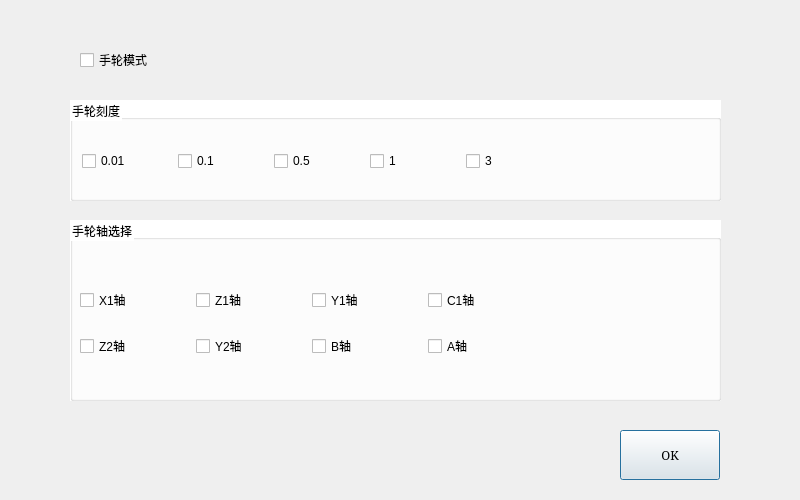
<?xml version="1.0" encoding="UTF-8"?>
<ui version="4.0">
 <class>HandWheelDialog</class>
 <widget class="QDialog" name="HandWheelDialog">
  <property name="geometry">
   <rect>
    <x>0</x>
    <y>0</y>
    <width>800</width>
    <height>500</height>
   </rect>
  </property>
  <property name="windowTitle">
   <string>Dialog</string>
  </property>
  <property name="styleSheet">
   <string notr="true"/>
  </property>
  <widget class="QCheckBox" name="chboxMode">
   <property name="geometry">
    <rect>
     <x>80</x>
     <y>40</y>
     <width>150</width>
     <height>40</height>
    </rect>
   </property>
   <property name="text">
    <string>手轮模式</string>
   </property>
  </widget>
  <widget class="QGroupBox" name="groupBox">
   <property name="geometry">
    <rect>
     <x>70</x>
     <y>100</y>
     <width>651</width>
     <height>101</height>
    </rect>
   </property>
   <property name="styleSheet">
    <string notr="true">QGroupBox{
	background-color: rgb(255, 255, 255);
}</string>
   </property>
   <property name="title">
    <string>手轮刻度</string>
   </property>
   <widget class="QWidget" name="layoutWidget">
    <property name="geometry">
     <rect>
      <x>12</x>
      <y>40</y>
      <width>476</width>
      <height>42</height>
     </rect>
    </property>
    <layout class="QHBoxLayout" name="horizontalLayout">
     <item>
      <widget class="QCheckBox" name="chbox0_01">
       <property name="sizePolicy">
        <sizepolicy hsizetype="Fixed" vsizetype="Fixed">
         <horstretch>0</horstretch>
         <verstretch>0</verstretch>
        </sizepolicy>
       </property>
       <property name="minimumSize">
        <size>
         <width>90</width>
         <height>40</height>
        </size>
       </property>
       <property name="maximumSize">
        <size>
         <width>90</width>
         <height>40</height>
        </size>
       </property>
       <property name="text">
        <string>0.01</string>
       </property>
      </widget>
     </item>
     <item>
      <widget class="QCheckBox" name="chbox0_1">
       <property name="sizePolicy">
        <sizepolicy hsizetype="Fixed" vsizetype="Fixed">
         <horstretch>0</horstretch>
         <verstretch>0</verstretch>
        </sizepolicy>
       </property>
       <property name="minimumSize">
        <size>
         <width>90</width>
         <height>40</height>
        </size>
       </property>
       <property name="maximumSize">
        <size>
         <width>90</width>
         <height>40</height>
        </size>
       </property>
       <property name="text">
        <string>0.1</string>
       </property>
      </widget>
     </item>
     <item>
      <widget class="QCheckBox" name="chbox0_5">
       <property name="sizePolicy">
        <sizepolicy hsizetype="Fixed" vsizetype="Fixed">
         <horstretch>0</horstretch>
         <verstretch>0</verstretch>
        </sizepolicy>
       </property>
       <property name="minimumSize">
        <size>
         <width>90</width>
         <height>40</height>
        </size>
       </property>
       <property name="maximumSize">
        <size>
         <width>90</width>
         <height>40</height>
        </size>
       </property>
       <property name="text">
        <string>0.5</string>
       </property>
      </widget>
     </item>
     <item>
      <widget class="QCheckBox" name="chbox1">
       <property name="sizePolicy">
        <sizepolicy hsizetype="Fixed" vsizetype="Fixed">
         <horstretch>0</horstretch>
         <verstretch>0</verstretch>
        </sizepolicy>
       </property>
       <property name="minimumSize">
        <size>
         <width>90</width>
         <height>40</height>
        </size>
       </property>
       <property name="maximumSize">
        <size>
         <width>90</width>
         <height>40</height>
        </size>
       </property>
       <property name="text">
        <string>1</string>
       </property>
      </widget>
     </item>
     <item>
      <widget class="QCheckBox" name="chbox3">
       <property name="sizePolicy">
        <sizepolicy hsizetype="Fixed" vsizetype="Fixed">
         <horstretch>0</horstretch>
         <verstretch>0</verstretch>
        </sizepolicy>
       </property>
       <property name="minimumSize">
        <size>
         <width>90</width>
         <height>40</height>
        </size>
       </property>
       <property name="maximumSize">
        <size>
         <width>90</width>
         <height>40</height>
        </size>
       </property>
       <property name="text">
        <string>3</string>
       </property>
      </widget>
     </item>
    </layout>
   </widget>
  </widget>
  <widget class="QGroupBox" name="groupBox_2">
   <property name="geometry">
    <rect>
     <x>70</x>
     <y>220</y>
     <width>651</width>
     <height>181</height>
    </rect>
   </property>
   <property name="styleSheet">
    <string notr="true">QGroupBox{
	background-color: rgb(255, 255, 255);
}</string>
   </property>
   <property name="title">
    <string>手轮轴选择</string>
   </property>
   <widget class="QWidget" name="layoutWidget">
    <property name="geometry">
     <rect>
      <x>10</x>
      <y>60</y>
      <width>460</width>
      <height>88</height>
     </rect>
    </property>
    <layout class="QGridLayout" name="gridLayout">
     <item row="0" column="0">
      <widget class="QCheckBox" name="chboxX1">
       <property name="sizePolicy">
        <sizepolicy hsizetype="Fixed" vsizetype="Fixed">
         <horstretch>0</horstretch>
         <verstretch>0</verstretch>
        </sizepolicy>
       </property>
       <property name="minimumSize">
        <size>
         <width>110</width>
         <height>40</height>
        </size>
       </property>
       <property name="maximumSize">
        <size>
         <width>110</width>
         <height>40</height>
        </size>
       </property>
       <property name="text">
        <string>X1轴</string>
       </property>
      </widget>
     </item>
     <item row="0" column="1">
      <widget class="QCheckBox" name="chboxZ1">
       <property name="sizePolicy">
        <sizepolicy hsizetype="Fixed" vsizetype="Fixed">
         <horstretch>0</horstretch>
         <verstretch>0</verstretch>
        </sizepolicy>
       </property>
       <property name="minimumSize">
        <size>
         <width>110</width>
         <height>40</height>
        </size>
       </property>
       <property name="maximumSize">
        <size>
         <width>110</width>
         <height>40</height>
        </size>
       </property>
       <property name="text">
        <string>Z1轴</string>
       </property>
      </widget>
     </item>
     <item row="0" column="2">
      <widget class="QCheckBox" name="chboxY1">
       <property name="sizePolicy">
        <sizepolicy hsizetype="Fixed" vsizetype="Fixed">
         <horstretch>0</horstretch>
         <verstretch>0</verstretch>
        </sizepolicy>
       </property>
       <property name="minimumSize">
        <size>
         <width>110</width>
         <height>40</height>
        </size>
       </property>
       <property name="maximumSize">
        <size>
         <width>110</width>
         <height>40</height>
        </size>
       </property>
       <property name="text">
        <string>Y1轴</string>
       </property>
      </widget>
     </item>
     <item row="0" column="3">
      <widget class="QCheckBox" name="chboxC1">
       <property name="sizePolicy">
        <sizepolicy hsizetype="Fixed" vsizetype="Fixed">
         <horstretch>0</horstretch>
         <verstretch>0</verstretch>
        </sizepolicy>
       </property>
       <property name="minimumSize">
        <size>
         <width>110</width>
         <height>40</height>
        </size>
       </property>
       <property name="maximumSize">
        <size>
         <width>110</width>
         <height>40</height>
        </size>
       </property>
       <property name="text">
        <string>C1轴</string>
       </property>
      </widget>
     </item>
     <item row="1" column="0">
      <widget class="QCheckBox" name="chboxZ2">
       <property name="sizePolicy">
        <sizepolicy hsizetype="Fixed" vsizetype="Fixed">
         <horstretch>0</horstretch>
         <verstretch>0</verstretch>
        </sizepolicy>
       </property>
       <property name="minimumSize">
        <size>
         <width>110</width>
         <height>40</height>
        </size>
       </property>
       <property name="maximumSize">
        <size>
         <width>110</width>
         <height>40</height>
        </size>
       </property>
       <property name="text">
        <string>Z2轴</string>
       </property>
      </widget>
     </item>
     <item row="1" column="1">
      <widget class="QCheckBox" name="chboxY2">
       <property name="sizePolicy">
        <sizepolicy hsizetype="Fixed" vsizetype="Fixed">
         <horstretch>0</horstretch>
         <verstretch>0</verstretch>
        </sizepolicy>
       </property>
       <property name="minimumSize">
        <size>
         <width>110</width>
         <height>40</height>
        </size>
       </property>
       <property name="maximumSize">
        <size>
         <width>110</width>
         <height>40</height>
        </size>
       </property>
       <property name="text">
        <string>Y2轴</string>
       </property>
      </widget>
     </item>
     <item row="1" column="2">
      <widget class="QCheckBox" name="chboxB">
       <property name="sizePolicy">
        <sizepolicy hsizetype="Fixed" vsizetype="Fixed">
         <horstretch>0</horstretch>
         <verstretch>0</verstretch>
        </sizepolicy>
       </property>
       <property name="minimumSize">
        <size>
         <width>110</width>
         <height>40</height>
        </size>
       </property>
       <property name="maximumSize">
        <size>
         <width>110</width>
         <height>40</height>
        </size>
       </property>
       <property name="text">
        <string>B轴</string>
       </property>
      </widget>
     </item>
     <item row="1" column="3">
      <widget class="QCheckBox" name="chboxA">
       <property name="sizePolicy">
        <sizepolicy hsizetype="Fixed" vsizetype="Fixed">
         <horstretch>0</horstretch>
         <verstretch>0</verstretch>
        </sizepolicy>
       </property>
       <property name="minimumSize">
        <size>
         <width>110</width>
         <height>40</height>
        </size>
       </property>
       <property name="maximumSize">
        <size>
         <width>110</width>
         <height>40</height>
        </size>
       </property>
       <property name="text">
        <string>A轴</string>
       </property>
      </widget>
     </item>
    </layout>
   </widget>
  </widget>
  <widget class="QPushButton" name="btnOK">
   <property name="geometry">
    <rect>
     <x>620</x>
     <y>430</y>
     <width>100</width>
     <height>50</height>
    </rect>
   </property>
   <property name="font">
    <font>
     <family>SimSun</family>
     <weight>50</weight>
     <bold>false</bold>
    </font>
   </property>
   <property name="text">
    <string>OK</string>
   </property>
   <property name="iconSize">
    <size>
     <width>25</width>
     <height>25</height>
    </size>
   </property>
  </widget>
 </widget>
 <resources/>
 <connections/>
</ui>
